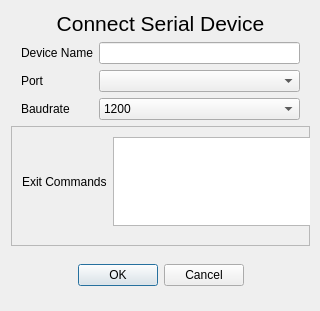
<?xml version="1.0" encoding="UTF-8"?>
<ui version="4.0">
 <class>ConnectSerialDeviceDialog</class>
 <widget class="QDialog" name="ConnectSerialDeviceDialog">
  <property name="geometry">
   <rect>
    <x>0</x>
    <y>0</y>
    <width>320</width>
    <height>311</height>
   </rect>
  </property>
  <property name="windowTitle">
   <string>ConnectSerialDeviceDialog</string>
  </property>
  <widget class="QWidget" name="verticalLayoutWidget">
   <property name="geometry">
    <rect>
     <x>0</x>
     <y>0</y>
     <width>321</width>
     <height>311</height>
    </rect>
   </property>
   <layout class="QVBoxLayout" name="verticalLayout">
    <item>
     <widget class="QLabel" name="connectSerialLabel">
      <property name="font">
       <font>
        <pointsize>16</pointsize>
       </font>
      </property>
      <property name="frameShape">
       <enum>QFrame::NoFrame</enum>
      </property>
      <property name="text">
       <string>Connect Serial Device</string>
      </property>
      <property name="scaledContents">
       <bool>false</bool>
      </property>
      <property name="alignment">
       <set>Qt::AlignCenter</set>
      </property>
     </widget>
    </item>
    <item>
     <layout class="QFormLayout" name="connectSerialForm">
      <property name="sizeConstraint">
       <enum>QLayout::SetDefaultConstraint</enum>
      </property>
      <property name="fieldGrowthPolicy">
       <enum>QFormLayout::AllNonFixedFieldsGrow</enum>
      </property>
      <property name="labelAlignment">
       <set>Qt::AlignLeading|Qt::AlignLeft|Qt::AlignVCenter</set>
      </property>
      <property name="formAlignment">
       <set>Qt::AlignLeading|Qt::AlignLeft|Qt::AlignVCenter</set>
      </property>
      <property name="leftMargin">
       <number>10</number>
      </property>
      <property name="rightMargin">
       <number>10</number>
      </property>
      <item row="0" column="0">
       <widget class="QLabel" name="deviceNameLabel">
        <property name="text">
         <string>Device Name</string>
        </property>
       </widget>
      </item>
      <item row="0" column="1">
       <widget class="QLineEdit" name="deviceNameLineEdit"/>
      </item>
      <item row="1" column="0">
       <widget class="QLabel" name="portLabel">
        <property name="text">
         <string>Port</string>
        </property>
       </widget>
      </item>
      <item row="1" column="1">
       <widget class="QComboBox" name="portComboBox"/>
      </item>
      <item row="2" column="0">
       <widget class="QLabel" name="baudrateLabel">
        <property name="text">
         <string>Baudrate</string>
        </property>
       </widget>
      </item>
      <item row="2" column="1">
       <widget class="QComboBox" name="baudrateComboBox">
        <item>
         <property name="text">
          <string>1200</string>
         </property>
        </item>
        <item>
         <property name="text">
          <string>2400</string>
         </property>
        </item>
        <item>
         <property name="text">
          <string>4800</string>
         </property>
        </item>
        <item>
         <property name="text">
          <string>9600</string>
         </property>
        </item>
        <item>
         <property name="text">
          <string>19200</string>
         </property>
        </item>
        <item>
         <property name="text">
          <string>38400</string>
         </property>
        </item>
        <item>
         <property name="text">
          <string>57600</string>
         </property>
        </item>
        <item>
         <property name="text">
          <string>115200</string>
         </property>
        </item>
        <item>
         <property name="text">
          <string>230400</string>
         </property>
        </item>
        <item>
         <property name="text">
          <string>460800</string>
         </property>
        </item>
        <item>
         <property name="text">
          <string>921600</string>
         </property>
        </item>
       </widget>
      </item>
     </layout>
    </item>
    <item>
     <widget class="QFrame" name="exitCommandsFrame">
      <property name="minimumSize">
       <size>
        <width>0</width>
        <height>120</height>
       </size>
      </property>
      <property name="frameShape">
       <enum>QFrame::StyledPanel</enum>
      </property>
      <property name="frameShadow">
       <enum>QFrame::Raised</enum>
      </property>
      <widget class="QWidget" name="horizontalLayoutWidget">
       <property name="geometry">
        <rect>
         <x>0</x>
         <y>0</y>
         <width>311</width>
         <height>111</height>
        </rect>
       </property>
       <layout class="QHBoxLayout" name="exitCommandsLayout">
        <item>
         <widget class="QLabel" name="exitCommandsLabel">
          <property name="text">
           <string>Exit Commands</string>
          </property>
         </widget>
        </item>
        <item>
         <widget class="QTextEdit" name="exitCommandsTextEdit"/>
        </item>
       </layout>
      </widget>
     </widget>
    </item>
    <item>
     <widget class="QDialogButtonBox" name="connectSerialConfirm">
      <property name="sizePolicy">
       <sizepolicy hsizetype="Preferred" vsizetype="Fixed">
        <horstretch>0</horstretch>
        <verstretch>0</verstretch>
       </sizepolicy>
      </property>
      <property name="minimumSize">
       <size>
        <width>0</width>
        <height>50</height>
       </size>
      </property>
      <property name="standardButtons">
       <set>QDialogButtonBox::Cancel|QDialogButtonBox::Ok</set>
      </property>
      <property name="centerButtons">
       <bool>true</bool>
      </property>
     </widget>
    </item>
   </layout>
  </widget>
 </widget>
 <layoutdefault spacing="6" margin="11"/>
 <resources/>
 <connections/>
</ui>
